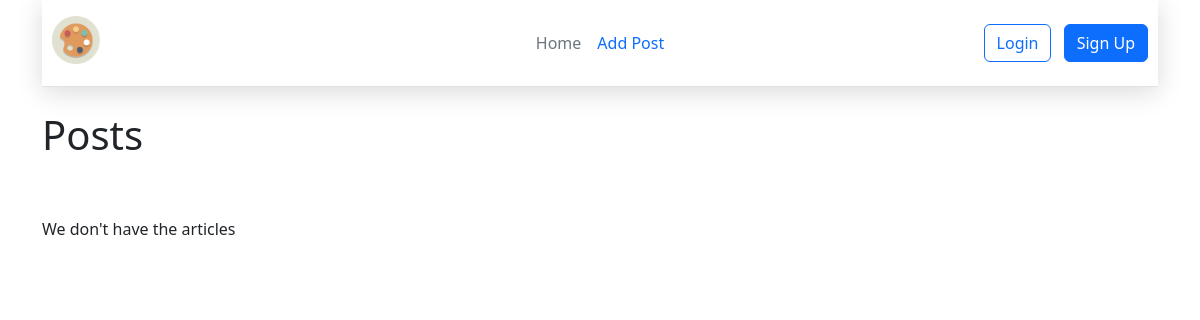
Before: / with the older database file.
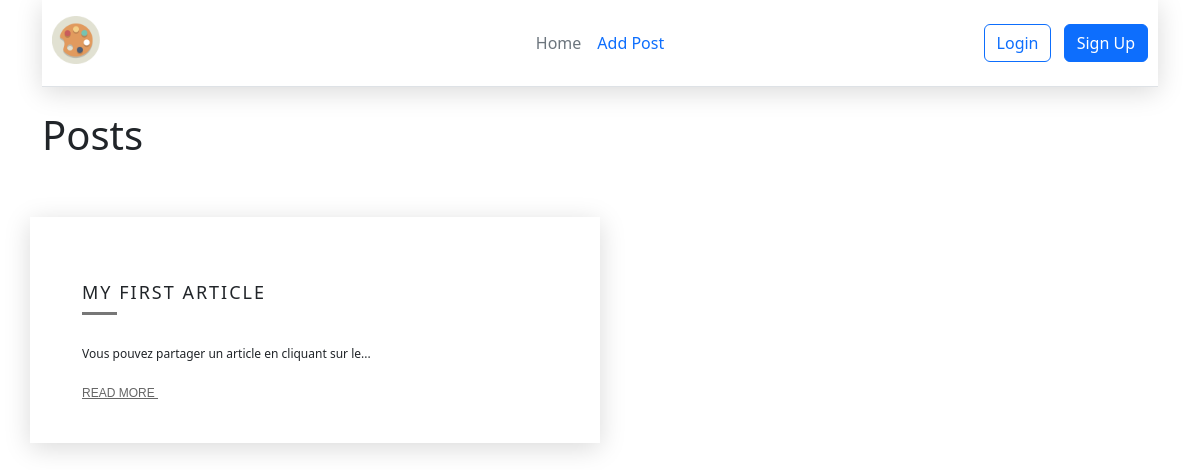
After: the same page with the newer database file.
### tables this page shows
CREATE TABLE posts (id integer PRIMARY KEY AUTOINCREMENT, title text NOT NULL, text text NOT NULL, url text NOT NULL, author text, time integer);

### app.py (the view)
@app.route("/home")
@app.route("/")
def index():
    return render_template('index.html', posts=dbase.getPostsAnonce())

### FDataBase.py (called while the page is built)
    def getPostsAnonce(self):
        try:
            self.__cur.execute(f"SELECT id, title, text, url FROM posts ORDER BY time DESC")
            res = self.__cur.fetchall()
            if res: return res
        except sqlite3.Error as e:
            print("An error while getting the posts in DB" +str(e))
        return []

### app.py (called while the page is built)
def connect_db():
    conn = sqlite3.connect(app.config['DATABASE'])
    conn.row_factory = sqlite3.Row
    return conn

def get_db():
    if not hasattr(g, 'link_db'):
        g.link_db = connect_db()
    return g.link_db

@app.before_request
def before_request():
    global dbase
    db = get_db()
    dbase = FDataBase(db)

### templates/index.html (shortened to what this page needs)
{% extends 'base2.html' %}
{% block content %}
<h1>Posts</h1>
<div class="row">
    {% if posts|length > 0 %}
    {% for p in posts %}
    <div class="col-md-6 item">
        <div class="item-in">
            <h4>{{p.title}}</h4>
            <div class="seperator"></div>
            <p>{{ p.text[:50] | striptags }}...</p>
            <a href="{{ url_for('showPost', alias=p.url)}}">Read More
            </a>
        </div>
    </div>
    {% endfor %}
    {% else %}
    <p>We don't have the articles</p>
    {% endif %}
</div>
{% endblock %}

### templates/base2.html (shortened to what this page needs)
<!DOCTYPE html>
<html lang="en">
<head>
    <link href="https://cdn.jsdelivr.net/npm/bootstrap@5.3.2/dist/css/bootstrap.min.css" rel="stylesheet">
    {% block link -%}
        {% if link %}
            {{ link }}
        {% else %}
        <link rel="stylesheet" href="{{ url_for('static', filename='css/style.css') }}">
        {% endif %}
    {% endblock %}
</head>
<body>
    <div class="container">
        <header class="d-flex flex-wrap align-items-center justify-content-center justify-content-md-between py-3 mb-4 border-bottom">
            <div class="col-md-3 mb-2 mb-md-0">
                <a href="/" class="d-inline-flex link-body-emphasis text-decoration-none">
                    <img class="header__img" src="{{ url_for('static', filename='img/icon.png') }}" alt="law">
                </a>
            </div>
            <ul class="nav col-12 col-md-auto mb-2 justify-content-center mb-md-0">
                <li><a href="{{ url_for('index') }}" class="nav-link px-2 link-secondary">Home</a></li>
                <li><a href="{{ url_for('addPost') }}" class="nav-link px-2">Add Post</a></li>
            </ul>
            {% if current_user.is_authenticated %}
                <div class="col-md-3 text-end">
                    <a href="{{ url_for('profile') }}" class="btn btn-primary">Profile</a>
                    <a href="{{ url_for('logout') }}" class="btn btn-outline-primary me-2">Exit</a>
                </div>
            {% else %}
                <div class="col-md-3 text-end">
                    <a href="{{ url_for('login') }}" class="btn btn-outline-primary me-2">Login</a>
                    <a href="{{ url_for('register') }}" class="btn btn-primary">Sign Up</a>
                </div>
            {% endif %}
        </header>
        {% block content -%}{% endblock %}
    </div>
</body>
</html>

### static/css/style.css (style rules this page uses)
header { position: sticky; top: 0; padding: 10px; z-index: 1000; background: #fff; -webkit-box-shadow: 0 5px 25px rgba(0, 0, 0, 0.15); box-shadow: 0 5px 25px rgba(0, 0, 0, 0.15); }
.header__img { height: 48px; width: 48px; }
.row { padding: 50px 0; }
.seperator { margin-bottom: 30px; width: 35px; height: 3px; background: #777; border: none; }
.item { position: relative; margin-bottom: 30px; min-height: 1px; float: left; -webkit-box-shadow: 0 5px 25px rgba(0, 0, 0, 0.15); box-shadow: 0 5px 25px rgba(0, 0, 0, 0.15); -webkit-tap-highlight-color: transparent; -webkit-touch-callout: none; -webkit-user-select: none; -moz-user-select: none; -ms-user-select: none; user-select: none; }
.item .item-in { background: #fff; padding: 40px; position: relative; }
.item .item-in::before { content: ""; position: absolute; bottom: 0px; height: 2px; width: 0%; background: #333; right: 0px; -webkit-transition: width 0.4s; transition: width 0.4s; }
.item h4 { font-size: 18px; margin-top: 25px; letter-spacing: 2px; text-transform: uppercase; }
.item p { font-size: 12px; }
.item a { font-family: 'Montserrat', sans-serif; font-size: 12px; text-transform: uppercase; color: #666; margin-top: 10px; }

Changed rows visible on the page:
added posts: title "MY FIRST ARTICLE", text "Vous pouvez partager un article en cliquant sur le"
Other visible differences:
text no longer shown: "We don't have the articles"
